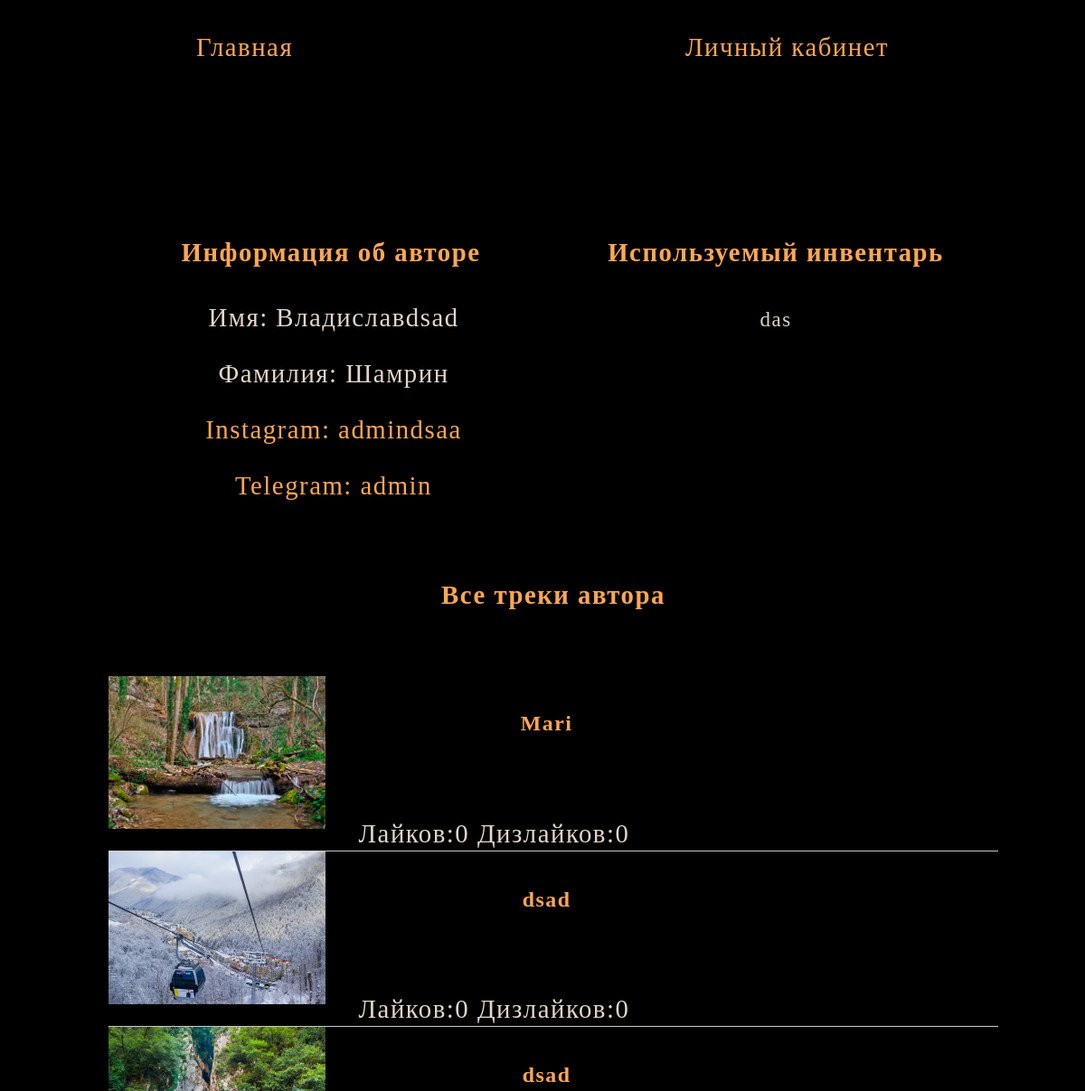
The page /author/11/ (upper part) on the database as committed earlier.
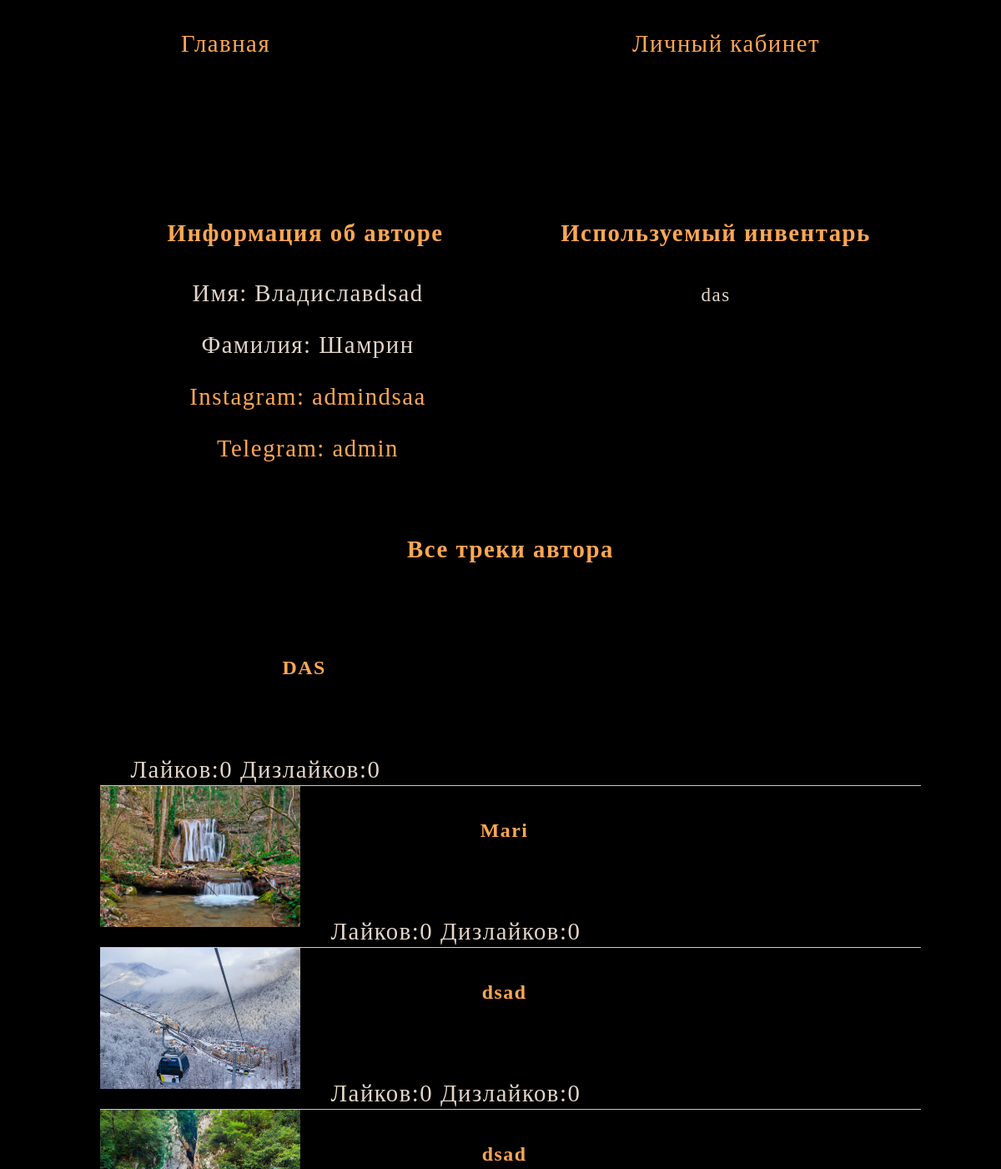
The same page on the database as committed later.
### service/models.py (models this page shows, shortened)
class MusicalInventory(models.Model):
    profile = models.ForeignKey(Profile, related_name='inventory', on_delete=models.CASCADE)
    name = models.CharField(max_length=200, verbose_name='Название инвентаря')
    def __str__(self):
        return self.name

class Song(models.Model):
    profile = models.ForeignKey(Profile, blank=True, on_delete=models.CASCADE)
    name = models.CharField(max_length=200, verbose_name='Название трека')
    slug = models.SlugField()
    link = models.URLField(verbose_name='Ссылка на трек')
    inventory = models.ManyToManyField(MusicalInventory,verbose_name='Инвентарь')
    image = models.ImageField(upload_to=f'image/', blank=True, verbose_name='Изображение')
    body = models.TextField(blank=True, null=True, verbose_name='Описание')
    date_created = models.DateTimeField(auto_now_add=True, null=True, blank=True)
    iframe_sound = models.TextField()
    like = models.SmallIntegerField(default=0)
    dislike = models.SmallIntegerField(default=0)
    class Meta:
        ordering = ('-date_created',)

### pages/views.py (the view)
# urls.py: path('author/<pk>/', views.author_detail, name='author_detail'),
def author_detail(request, pk):
    author = Profile.objects.get(pk=pk)
    permission_edit = False
    if author.telegram == str(
            request.user):  # проверяем, если пользователь является автором, добавляем ему кнопки редактирования
        permission_edit = True
    songs = Song.objects.filter(profile=author)
    context = {'author': author, 'songs': songs, 'permission_edit': permission_edit}
    return render(request, 'pages/author_detail.html', context)

### templates/pages/author_detail.html (shortened to what this page needs)
{% extends 'base.html' %}
{% load thumbnail %}
{% block content %}
    <section>
        <div class="container container-author-detail">
            <div class="author-info">
                 <div class="author-data">
                    <h4>Информация об авторе</h4>
                     <p>Имя: {{ author.first_name }}</p>
                     <p>Фамилия: {{ author.last_name }}</p>
                     <p><a href="http://instagram.com/{{ author.instagram }}">Instagram: {{ author.instagram }}</a></p>
                     <p><a href="tg://resolve?domain={{ author.telegram }}">Telegram: {{ author.telegram }}</a></p>
                </div>
                <div class="author-inventory">
                    <h4>Используемый инвентарь</h4>
                    {% for item in author.inventory.all %}
                         <small >{{ item }}</small><br>
                    {% endfor %}
                 </div>
            </div>
            <div class="author-songs">
                <h4>Все треки автора</h4>
                 <ul class="song-item">
                    {% for song in songs %}
                    <li class="song-link  song-link-main" onclick="document.location = '{% url 'song_detail' song.slug %}'">
                        {% thumbnail song.image "350x350" crop="center" as im %}
                            <img class='song-img' src="{{ im.url }}" width="{{ im.width }}" height="{{ im.height }}">
                        {% endthumbnail %}
                        <div class="song-data">
                            <h5 class="song-name">{{ song.name }}</h5>
                            <p class="song-like">Лайков:{{ song.like }} Дизлайков:{{ song.dislike }}</p>
                        </div>
                    </li>
                    {% endfor %}
                </ul>
            </div>
        </div>
    </section>
{% endblock %}

Rows that differ between the two databases and show on the page:
added Song: name "DAS", like "0", dislike "0"
